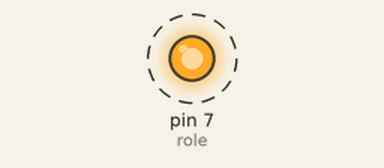
This sketch was run on a simulated Arduino Uno, built with avr-gcc and run on an emulated ATmega328P. Shown: output pins drawn as LEDs (lit = HIGH). Dashed ring = blinking.

Above: at 0.5 s.
Timing chart, 0 to 4.6 s (numbered marks = the images above):
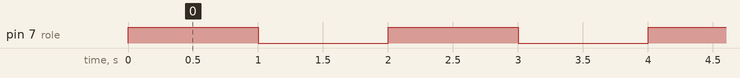

The sketch:

r_le-kontrol_.ino
```cpp
int role = 7;


void setup() {
pinMode(role,OUTPUT);
}

void loop() {
digitalWrite(role,HIGH);
delay(1000);
digitalWrite(role,LOW);
delay(1000);
}
```

Measured:
- by itself, pin 7 (role): alternates HIGH for 1.0 s and LOW for 1.0 s
